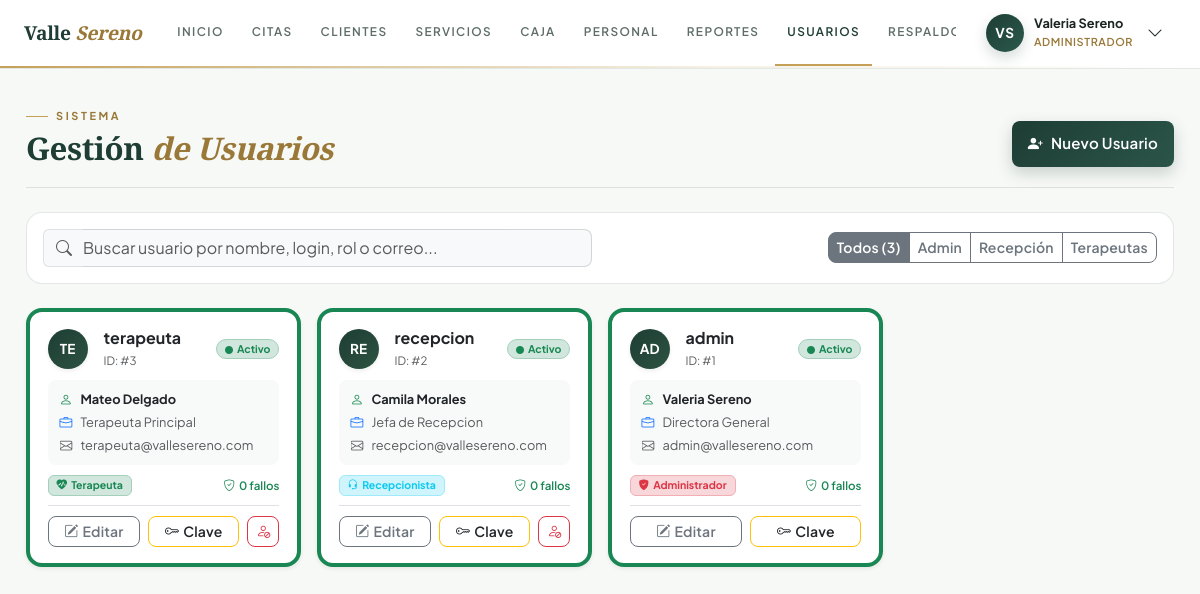
Screenshot of /index.php?c=usuarios&a=index (signed in) with the database file from the repository.
### tables this page shows
CREATE TABLE IF NOT EXISTS roles (
    id INT AUTO_INCREMENT PRIMARY KEY,
    nombre VARCHAR(50) NOT NULL UNIQUE,
    descripcion VARCHAR(255) NULL
);

CREATE TABLE IF NOT EXISTS usuarios (
    id INT AUTO_INCREMENT PRIMARY KEY,
    id_rol INT NOT NULL,
    id_empleado INT NULL,
    usuario VARCHAR(50) NOT NULL UNIQUE,
    email VARCHAR(100) NULL,
    password_hash VARCHAR(255) NOT NULL,
    estado ENUM('activo', 'inactivo', 'bloqueado') NOT NULL DEFAULT 'activo',
    intentos_fallidos INT NOT NULL DEFAULT 0,
    bloqueado_hasta DATETIME NULL,
    creado_en TIMESTAMP DEFAULT CURRENT_TIMESTAMP,
    ultimo_acceso DATETIME NULL,
    UNIQUE KEY uq_usuarios_email (email),
    CONSTRAINT fk_usuarios_roles FOREIGN KEY (id_rol) 
        REFERENCES roles(id) ON UPDATE CASCADE ON DELETE RESTRICT,
    CONSTRAINT fk_usuarios_empleados FOREIGN KEY (id_empleado) 
        REFERENCES empleados(id) ON UPDATE CASCADE ON DELETE SET NULL
);

### app/views/usuarios/index.php (the view, shortened to what the rows shown need)
<?php
$usuarios = $usuarios ?? [];
$currentUserId = $_SESSION['usuario_id'] ?? 0;
?>
<div class="page-head">
    <div>
        <span class="kicker">Sistema</span>
        <h1 class="display-title">Gestión <em>de Usuarios</em></h1>
    </div>
    <div class="page-head-actions">
        <button class="btn btn-spa-primary btn-sm px-3 d-inline-flex align-items-center gap-2" data-bs-toggle="modal" data-bs-target="#modalUsuario" onclick="abrirModalCrear()">
            <i class="bi bi-person-plus-fill"></i>
            <span>Nuevo Usuario</span>
        </button>
    </div>
</div>
<div class="spa-card p-3 mb-4">
    <div class="row g-3 align-items-center justify-content-between">
        <div class="col-md-6">
            <div class="input-group">
                <span class="input-group-text bg-light border-end-0 text-muted"><i class="bi bi-search"></i></span>
                <input type="text" id="filtroUsuarios" class="form-control bg-light border-start-0 ps-0" placeholder="Buscar usuario por nombre, login, rol o correo..." onkeyup="filtrarGaleriaUsuarios()">
            </div>
        </div>
        <div class="col-md-6 text-md-end">
            <div class="btn-group btn-group-sm" role="group" aria-label="Filtro por rol">
                <button type="button" class="btn btn-outline-secondary active" onclick="filtrarRolUsuario('todos', this)">Todos (<?= count($usuarios) ?>)</button>
                <button type="button" class="btn btn-outline-secondary" onclick="filtrarRolUsuario('Administrador', this)">Admin</button>
                <button type="button" class="btn btn-outline-secondary" onclick="filtrarRolUsuario('Recepcionista', this)">Recepción</button>
                <button type="button" class="btn btn-outline-secondary" onclick="filtrarRolUsuario('Terapeuta', this)">Terapeutas</button>
            </div>
        </div>
    </div>
</div>
<div class="row g-3 mb-4" id="galeriaUsuarios">
    <?php if (empty($usuarios)): ?>
        <div class="col-12 text-center py-5 text-muted">
            <i class="bi bi-person-x fs-1 d-block mb-2 text-muted"></i>
            No hay cuentas de usuario registradas en la base de datos.<br>
            <small>Haz clic en "Nuevo Usuario" para agregar uno.</small>
        </div>
    <?php else: ?>
        <?php foreach ($usuarios as $u):
            $initials = strtoupper(substr($u['usuario'], 0, 2));
            $rolIcon = match($u['rol_nombre']) {
                'Administrador' => 'bi-shield-fill-check',
                'Recepcionista' => 'bi-headset',
                'Terapeuta'     => 'bi-heart-pulse-fill',
                default         => 'bi-person-badge'
            };
            $rolColorClass = match($u['rol_nombre']) {
                'Administrador' => 'bg-danger-subtle text-danger border border-danger-subtle',
                'Recepcionista' => 'bg-info-subtle text-info border border-info-subtle',
                'Terapeuta'     => 'bg-success-subtle text-success border border-success-subtle',
                default         => 'bg-secondary-subtle text-secondary'
            };
            $cardBorderColor = $u['estado'] === 'bloqueado' ? 'border-danger' : ($u['estado'] === 'activo' ? 'border-success' : 'border-secondary');
        ?>
            <div class="col-sm-6 col-lg-4 col-xl-3 tarjeta-usuario-item" data-rol="<?= htmlspecialchars($u['rol_nombre']) ?>">
                <div class="spa-card p-4 h-100 position-relative d-flex flex-column justify-content-between border-top border-4 <?= $cardBorderColor ?> shadow-sm hover-shadow transition-all">
                    <div>
                        <div class="d-flex align-items-center justify-content-between mb-3">
                            <div class="d-flex align-items-center gap-3">
                                <div class="rounded-circle d-flex align-items-center justify-content-center text-white fw-bold shadow-sm"
                                     style="width: 48px; height: 48px; font-size: 1rem; background: <?= $u['estado'] === 'bloqueado' ? '#dc3545' : 'linear-gradient(135deg, var(--spa-primary), #2c5341)' ?>;">
                                    <?= htmlspecialchars($initials) ?>
                                </div>
                                <div>
                                    <h6 class="fw-bold text-dark mb-0 fs-6"><?= htmlspecialchars($u['usuario']) ?></h6>
                                    <small class="text-muted" style="font-size: 0.73rem;">ID: #<?= $u['id'] ?></small>
                                </div>
                            </div>
                            <?php if ($u['estado'] === 'activo'): ?>
                                <span class="badge rounded-pill bg-success-subtle text-success border border-success-subtle px-2 py-1" style="font-size: 0.7rem;">
                                    <i class="bi bi-circle-fill me-1" style="font-size: 0.5rem;"></i>Activo
                                </span>
                            <?php elseif ($u['estado'] === 'bloqueado'): ?>
                                <span class="badge rounded-pill bg-danger text-white px-2 py-1 shadow-sm" style="font-size: 0.7rem;" title="Bloqueado por superar 3 intentos fallidos">
                                    <i class="bi bi-shield-x me-1"></i>Bloqueado
                                </span>
                            <?php else: ?>
                                <span class="badge rounded-pill bg-secondary-subtle text-secondary px-2 py-1" style="font-size: 0.7rem;">
                                    <i class="bi bi-circle-fill me-1" style="font-size: 0.5rem;"></i>Inactivo
                                </span>
                            <?php endif; ?>
                        </div>
                        <div class="p-3 rounded-3 mb-3" style="background: #f8faf9; font-size: 0.8rem;">
                            <div class="fw-bold text-dark mb-1">
                                <i class="bi bi-person text-success me-2"></i><?= htmlspecialchars($u['nombre_completo']) ?>
                            </div>
                            <div class="text-muted mb-1">
                                <i class="bi bi-briefcase text-primary me-2"></i><?= htmlspecialchars($u['cargo']) ?>
                            </div>
                            <div class="text-muted text-truncate" title="<?= htmlspecialchars($u['email']) ?>">
                                <i class="bi bi-envelope me-2"></i><?= htmlspecialchars($u['email']) ?>
                            </div>
                        </div>
                        <div class="d-flex align-items-center justify-content-between mb-3" style="font-size: 0.78rem;">
                            <span class="badge <?= $rolColorClass ?> px-2 py-1">
                                <i class="bi <?= $rolIcon ?> me-1"></i><?= htmlspecialchars($u['rol_nombre']) ?>
                            </span>
                            <div>
                                <?php if ((int)($u['intentos_fallidos'] ?? 0) > 0): ?>
                                    <span class="badge bg-danger-subtle text-danger border border-danger-subtle rounded-pill">
                                        <i class="bi bi-exclamation-triangle-fill me-1"></i><?= (int)$u['intentos_fallidos'] ?> fallo(s)
                                    </span>
                                <?php else: ?>
                                    <small class="text-success fw-semibold"><i class="bi bi-shield-check me-1"></i>0 fallos</small>
                                <?php endif; ?>
                            </div>
                        </div>
                    </div>
                    <div class="pt-3 border-top d-flex gap-2 justify-content-between align-items-center">
                        <?php if ($u['estado'] === 'bloqueado'): ?>
                            <button class="btn btn-danger btn-sm w-100 fw-semibold d-inline-flex align-items-center justify-content-center gap-1 shadow-sm" onclick="desbloquearUsuario(<?= $u['id'] ?>, '<?= htmlspecialchars($u['usuario']) ?>')">
                                <i class="bi bi-unlock-fill"></i> Desbloquear Cuenta
                            </button>
                        <?php else: ?>
                            <button class="btn btn-outline-secondary btn-sm flex-fill" title="Editar Usuario" onclick="abrirModalEditar(<?= $u['id'] ?>)">
                                <i class="bi bi-pencil-square me-1"></i>Editar
                            </button>
                            <button class="btn btn-outline-warning btn-sm flex-fill text-dark" title="Cambiar Contraseña" onclick="abrirModalPassword(<?= $u['id'] ?>, '<?= htmlspecialchars($u['usuario']) ?>')">
                                <i class="bi bi-key me-1"></i>Clave
                            </button>
                            <?php if ($u['id'] != $currentUserId): ?>
                                <button class="btn <?= $u['estado'] === 'activo' ? 'btn-outline-danger' : 'btn-outline-success' ?> btn-sm px-2"
                                        title="<?= $u['estado'] === 'activo' ? 'Desactivar cuenta' : 'Activar cuenta' ?>"
                                        onclick="toggleEstadoUsuario(<?= $u['id'] ?>, '<?= htmlspecialchars($u['usuario']) ?>', '<?= $u['estado'] ?>')">
                                    <i class="bi <?= $u['estado'] === 'activo' ? 'bi-person-slash' : 'bi-person-check' ?>"></i>
                                </button>
                            <?php endif; ?>
                        <?php endif; ?>
                    </div>
                </div>
            </div>
        <?php endforeach; ?>
    <?php endif; ?>
</div>

### app/views/layouts/main.php (shortened to what the rows shown need)
<?php
$user = [
    'id'      => $_SESSION['usuario_id'] ?? 0,
    'usuario' => $_SESSION['usuario'] ?? 'Invitado',
    'nombre'  => $_SESSION['nombre'] ?? 'Usuario',
    'email'   => $_SESSION['email'] ?? '',
    'rol'     => $_SESSION['rol_nombre'] ?? 'Sin rol',
    'cargo'   => $_SESSION['cargo'] ?? 'Personal'
];
$activePage = $activePage ?? 'dashboard';
$nombreCompleto = trim($user['nombre']);
$partesNombre   = preg_split('/\s+/', $nombreCompleto);
$initials       = strtoupper(
    (isset($partesNombre[0]) ? mb_substr($partesNombre[0], 0, 1, 'UTF-8') : '') .
    (isset($partesNombre[1]) ? mb_substr($partesNombre[1], 0, 1, 'UTF-8') : '')
);
?>
<!DOCTYPE html>
<html lang="es">
<head>
    <link href="https://cdn.jsdelivr.net/npm/bootstrap@5.3.3/dist/css/bootstrap.min.css" rel="stylesheet">
    <link rel="stylesheet" href="https://cdn.jsdelivr.net/npm/bootstrap-icons@1.11.3/font/bootstrap-icons.min.css">
    <link href="public/css/spa-theme.css?v=2.5" rel="stylesheet">
</head>
<body class="app-body">
    <header class="masthead">
        <div class="masthead-inner">
            <a class="wordmark" href="index.php?c=dashboard&a=index">
                Valle <span>Sereno</span>
            </a>
            <nav class="mainnav" id="mainnav">
                <?php if ($user['rol'] !== 'Terapeuta'): ?>
                    <a href="index.php?c=dashboard&a=index"
                        class="nav-link-ed <?= $activePage === 'dashboard' ? 'is-active' : '' ?>"
                        title="Panel Principal">
                        <span>Inicio</span>
                    </a>
                <?php endif; ?>
                <a href="index.php?c=citas&a=index"
                    class="nav-link-ed <?= $activePage === 'citas' ? 'is-active' : '' ?>"
                    title="Citas & Agenda">
                    <span>Citas</span>
                </a>
                <?php if (in_array($user['rol'], ['Administrador', 'Recepcionista'])): ?>
                    <a href="index.php?c=clientes&a=index"
                        class="nav-link-ed <?= $activePage === 'clientes' ? 'is-active' : '' ?>"
                        title="Clientes">
                        <span>Clientes</span>
                    </a>
                <?php endif; ?>
                <a href="index.php?c=servicios&a=index"
                    class="nav-link-ed <?= $activePage === 'servicios' ? 'is-active' : '' ?>"
                    title="Servicios & Terapias">
                    <span>Servicios</span>
                </a>
                <?php if ($user['rol'] !== 'Terapeuta'): ?>
                    <a href="index.php?c=pagos&a=index"
                        class="nav-link-ed <?= $activePage === 'pagos' ? 'is-active' : '' ?>"
                        title="Caja & Pagos">
                        <span>Caja</span>
                    </a>
                    <a href="index.php?c=empleados&a=index"
                        class="nav-link-ed <?= $activePage === 'empleados' ? 'is-active' : '' ?>"
                        title="Personal Terapéutico">
                        <span>Personal</span>
                    </a>
                <?php endif; ?>
                <?php if ($user['rol'] === 'Administrador'): ?>
                    <a href="index.php?c=reportes&a=index"
                        class="nav-link-ed <?= $activePage === 'reportes' ? 'is-active' : '' ?>"
                        title="Reportes & Analítica">
                        <span>Reportes</span>
                    </a>
                    <a href="index.php?c=usuarios&a=index"
                        class="nav-link-ed <?= $activePage === 'usuarios' ? 'is-active' : '' ?>"
                        title="Gestión de Usuarios">
                        <span>Usuarios</span>
                    </a>
                    <a href="index.php?c=respaldos&a=index"
                        class="nav-link-ed <?= $activePage === 'respaldos' ? 'is-active' : '' ?>"
                        title="Respaldos & Mantenimiento">
                        <span>Respaldos</span>
                    </a>
                <?php endif; ?>
            </nav>
            <div class="masthead-end">
                <div class="dropdown">
                    <button class="user-chip" type="button" data-bs-toggle="dropdown" aria-expanded="false">
                        <span class="user-avatar-circle"><?= htmlspecialchars($initials, ENT_QUOTES, 'UTF-8') ?></span>
                        <span class="user-chip-name">
                            <strong><?= htmlspecialchars($user['nombre'], ENT_QUOTES, 'UTF-8') ?></strong>
                            <small><?= htmlspecialchars($user['rol'], ENT_QUOTES, 'UTF-8') ?></small>
                        </span>
                        <i class="bi bi-chevron-down ms-1"></i>
                    </button>
                </div>
            </div>
        </div>
    </header>
    <main class="page-wrap">
        <?php
        if (isset($contentView) && file_exists($contentView)) {
            include $contentView;
        } else {
            echo "<div class='alert alert-warning'>Vista no disponible.</div>";
        }
        ?>
    </main>
</body>
</html>

### rows the page displays
roles: nombre "ADMINISTRADOR"
usuarios: usuario "TE", usuario "terapeuta", id "3", estado "activo" (drawn), nombre_completo "Mateo Delgado", cargo "Terapeuta Principal", email "terapeuta@vallesereno.com", id_rol.nombre "Terapeuta", intentos_fallidos 0 (drawn)
usuarios: usuario "RE", usuario "recepcion", id "2", estado "activo" (drawn), nombre_completo "Camila Morales", cargo "Jefa de Recepcion", email "recepcion@vallesereno.com", id_rol.nombre "Recepcionista", intentos_fallidos 0 (drawn)
usuarios: usuario "AD", usuario "admin", id "1", estado "activo" (drawn), nombre_completo "Valeria Sereno", cargo "Directora General", email "admin@vallesereno.com", id_rol.nombre "Administrador", intentos_fallidos 0 (drawn)

### other values shown
$initials "VS"
$user['nombre'] "Valeria Sereno"
count($usuarios) "3"
